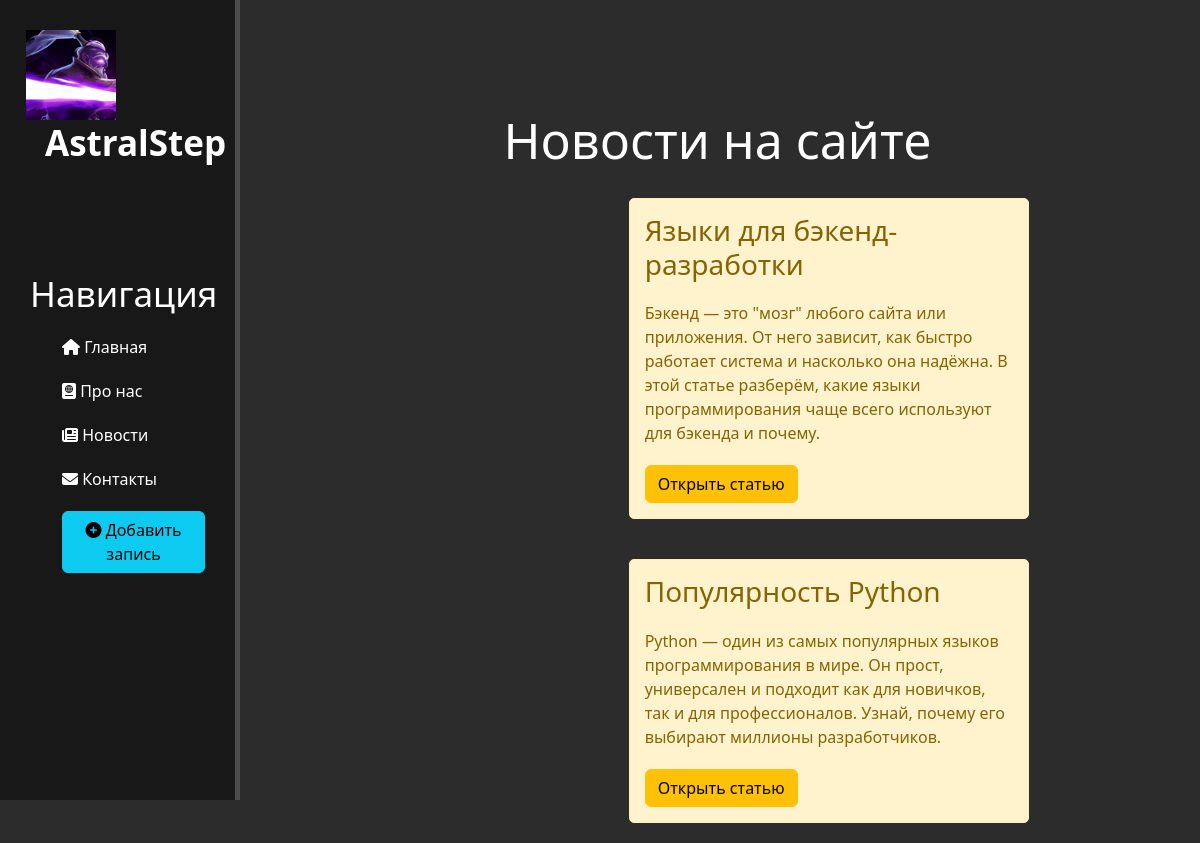
Page /news/ on the committed database.
### news/models.py (models this page shows, shortened)
class Articles(models.Model):
    title = models.CharField('Название',  max_length=50, )
    anons = models.CharField('Анонс', max_length=250, )
    full_text = models.TextField('Статья')
    date = models.DateTimeField('Дата публикации')
    class Meta:
        verbose_name = 'Новость'
        verbose_name_plural = 'Новости'

### news/views.py (the view)
# urls.py: path('', views.news_home, name='news_home'),
def news_home(request):
    news = Articles.objects.order_by('-date')
    return render(request, 'news/news_home.html', {'news': news})

### news/templates/news/news_home.html (shortened to what this page needs)
{% extends 'main/layout.html' %}
{% block content %}
    <div class="features">
        <h1>Новости на сайте</h1>
        {% if  news %}
        {% for i in news %}
            <div class ='alert-warning'>
                <h3>{{ i.title }}</h3>
                <p>{{ i.anons }}</p>
                <a href="{% url 'news-detail' i.id %}" class="btn btn-warning">Открыть статью</a>
            </div>
        {% endfor %}
        {% else %}
            <p>У вас нет записей!</p>
        {% endif %}
    </div>
{% endblock %}

### main/templates/main/layout.html (shortened to what this page needs)
{% load static %}
<!doctype html>
<html lang="ru">
<head>
    <link rel="stylesheet" href="https://cdn.jsdelivr.net/npm/bootstrap@5.3.3/dist/css/bootstrap.min.css">
    <link rel="stylesheet" href="{% static 'main/css/main.css' %}">
    <link rel="stylesheet" href="https://cdnjs.cloudflare.com/ajax/libs/font-awesome/6.5.0/css/all.min.css">
</head>
<body class="{% block body_class %}{% endblock %}">
    <aside>
        <img src="{% static 'main/img/astral_step.png' %}" alt="Лого" width="300">
        <span class="logo">AstralStep</span>
        <h3>Навигация</h3>
        <ul>
            <a href="{% url 'home' %}"><li><i class="fa-solid fa-house"></i> Главная</li></a>
            <a href="{% url 'about' %}"><li><i class="fa-solid fa-passport"></i> Про нас</li></a>
             <a href="{% url 'news_home' %}"><li><i class="fa-solid fa-newspaper"></i></i> Новости</li></a>
            <a href="{% url 'contacts' %}"><li><i class="fa-solid fa-envelope"></i> Контакты</li></a>
            <a href="{% url 'create' %}"><li><button class="btn btn-info"><i class="fas fa-plus-circle"></i> Добавить запись</button></li></a>
        </ul>
    </aside>
    <main>
        {% block content %}
        {% endblock %}
    </main>
</body>
</html>

### main/static/main/css/main.css (style rules this page uses)
body { background: #2c2c2c; }
aside { float: left; background: #181818; width: 20%; padding: 2.5%; height: 100vh; color: #fff; border-right: 5px solid #4d4d4d; }
aside img { width: 90px; float: left; position: relative; left: -4px; }
aside .logo { font-size: 35px; margin-left: 15px; font-weight: bold; position: relative; top: -3px; }
aside h3 { margin-top: 100px; font-size: 35px; }
aside ul { list-style: none }
aside ul li { color: #fff; display: block; margin-top: 20px; }
aside ul a { text-decoration: none; color: #fff; display: block; transition: transform .6s ease; }
main .features { float: left; color: #fff; margin-top: 100px; text-align: center; width: 75%; }
main .features h1 { font-size: 50px; }
main .features p { max-width: 400px; margin: 20px auto }
.alert-warning { float: left; clear: both; width: 400px; margin: 20px 34%; text-align: left; background-color: #fff3cd; border: 1px solid #ffeeba; padding: 15px; border-radius: 5px; color: #856404; }
html, body { height: 100%; margin: 0%; padding: 0%; }
body { display: flex; }
main { flex-grow: 1; min-height: 100vh; padding-top: 10px; padding-bottom: 20px; padding-right: 20px; padding-left: 200px; }

### rows in the picture
Articles: title "Языки для бэкенд-разработки", anons "Бэкенд — это \"мозг\" любого сайта или приложения. От него зависит, как быстро работает система и насколько она надёжна. В этой статье разберём, какие языки программирования чаще всего используют для бэкенда и почему."
Articles: title "Популярность Python", anons "Python — один из самых популярных языков программирования в мире. Он прост, универсален и подходит как для новичков, так и для профессионалов. Узнай, почему его выбирают миллионы разработчиков."
